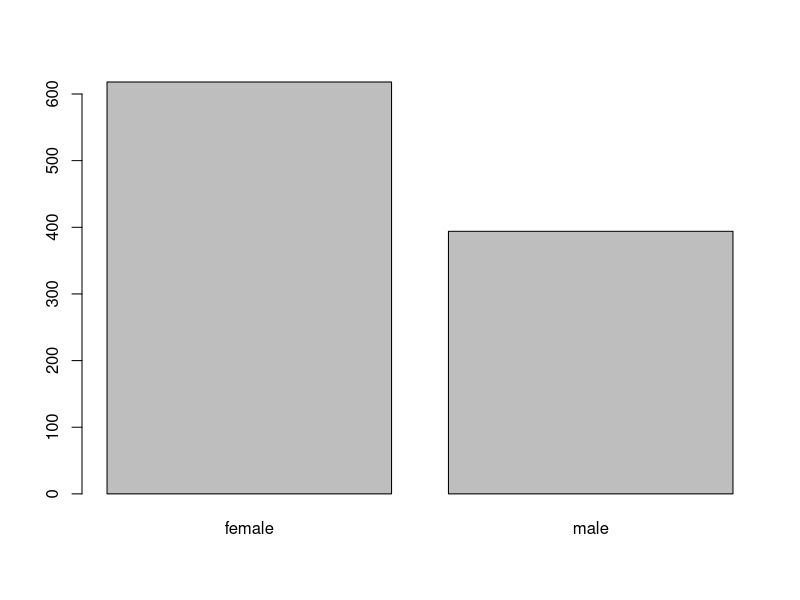

The R script that drew this image: (Note: this script raises an error after producing the figure.)
## ---- chunk 1
require(knitr, quietly = TRUE)
opts_knit$set(root.dir = '../../../')
## ---- chunk 2
library(psych)  # load it into your workspace
## ---- chunk 3
d <- read.csv("data/risk.csv")
head(d)
## ---- chunk 4
d$subid <- factor(d$subid)

d$gender <- factor(d$gender, levels = c(0, 1),
                   labels = c("female", "male"))

d$wvcat <- factor(d$wvcat, levels = c(0, 1, 2, 3),
                  labels = c("Unclassifiable", "Individualist", 
                             "Hierarchicalist", "Egalitarian"))
## ---- chunk 5
my.table <- table(d$gender)
my.table  # Print frequencies

prop.table(my.table)  # Print proportions
## ---- chunk 6
no.miss <- c(1, 20, 29.353, .20)
mean(no.miss)
with.miss <- c(1, 20, 29.353, NA)
mean(with.miss)
mean(with.miss, na.rm = TRUE)
## ---- chunk 7
mean(d$risk, na.rm = TRUE)  # The mean
median(d$risk, na.rm = TRUE)  # The median
## ---- chunk 8
var(d$risk, na.rm = TRUE)  # variance
sd(d$risk, na.rm = TRUE)  # Standard deviation
## ---- chunk 9
over50 <- d$risk > 50
sum(over50, na.rm = TRUE)
mean(over50, na.rm = TRUE)
prop.table(table(over50))
## ---- chunk 10
my.table <- table(d$gender)
barplot(my.table)
## ---- chunk 11
hist(d$risk)  # Histogram
## ---- chunk 12
boxplot(d$risk)  # boxplot
## ---- chunk 13
is.miss <- is.na(d$risk)
table(is.miss)
## ---- chunk 14
summary(d)
## ---- chunk 15
describe(d)
## ---- chunk 16
my.table <- table(d$gender, d$wvcat)
my.table  # Print frequencies
prop.table(my.table)  # Cell proportions
## ---- chunk 17
describeBy(d[, c("age", "risk")], d$gender)
## ---- chunk 18
pairs.panels(d[, c("age", "risk")])
